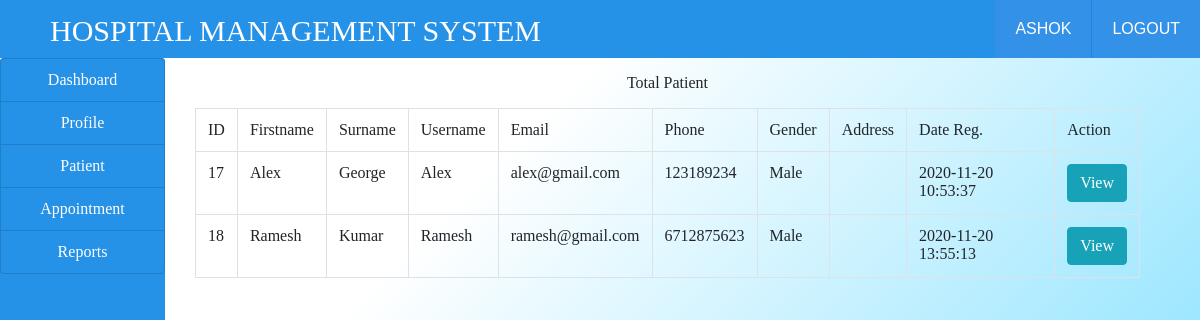
The page /patientdoc.php (signed in) on the database its author committed.
### tables this page shows
CREATE TABLE `patient` (
  `id` int(100) NOT NULL,
  `firstname` varchar(100) NOT NULL,
  `surname` varchar(100) NOT NULL,
  `username` varchar(100) NOT NULL,
  `email` varchar(100) NOT NULL,
  `phone` varchar(10) NOT NULL,
  `gender` varchar(100) NOT NULL,
  `country` varchar(100) NOT NULL,
  `password` varchar(100) NOT NULL,
  `date_reg` varchar(100) NOT NULL,
  `profile` varchar(100) NOT NULL
);

### patientdoc.php (the view, shortened to what this page needs)
<!DOCTYPE html>
<html>
<head>
</head>
<body>
 <?php
include("link.php");
include("ribbon.php");
include("connection.php");
 ?>
 <div class="container-fluid" style= "background: linear-gradient(to bottom right, #ffffff 25%, #33ccff 100%);">
 	<div class="col-md-12">
 		<div class="row">
 			<div class="col-md-2" style="margin-left: -30px">
 				<?php
 					include("sidenavdoc.php");
 				?>
 			</div>
 			<div class="col-md-10">
                  <h5 class="text-center my-3">Total Patient</h5>
 				<?php
 				$query = "SELECT * FROM patient";
 				$res=mysqli_query($conn,$query);
$output = "";
$output .="
      <table class='table table-bordered'>
      <tr>
      		<th>ID</th>
      		<th>Firstname</th>
      		<th>Surname</th>
      		<th>Username</th>
      		<th>Email</th>
      		<th>Phone</th>
      		<th>Gender</th>
      		<th>Address</th>
      		<th>Date Reg.</th>
      		<th>Action</th>
      </tr>
";
while($row=mysqli_fetch_array($res)) {
	$output .="
		<tr>
		  <td>".$row['id']."</td>
		  <td>".$row['firstname']."</td>
		  <td>".$row['surname']."</td>
		  <td>".$row['username']."</td>
		  <td>".$row['email']."</td>
		  <td>".$row['phone']."</td>
		  <td>".$row['gender']."</td>
		  <td>".$row['address']."</td>
		  <td>".$row['date_reg']."</td>
		  <td>
		   <a href='viewdoc.php?id=".$row['id']."'>
            <button class='btn btn-info'>View</button>
		   </a>
		  </td>
	";
}
$output .="
  </tr>
  </table>
";
echo $output;
 				?>
 			</div>
 		</div>
 	</div>
 </div>
</body>
</html>

### css/style.css (style rules this page uses)
html,body,div,span,applet,object,iframe,h1,h2,h3,h4,h5,h6,p,blockquote,pre,a,abbr,acronym,address,big,cite,code,del,dfn,em,img,ins,kbd,q,s,samp,small,strike,strong,sub,sup,tt,var,b,u,i,dl,dt,dd,ol,nav ul,nav li,fieldset,form,label,legend,table,caption,tbody,tfoot,thead,tr,th,td,article,aside,canvas,details,embed,figure,figcaption,footer,header,hgroup,menu,nav,output,ruby,section,summary,time,mark,audio,video { margin:0;padding:0;border:0;font-size:100%;font:inherit;vertical-align:baseline; }
table { border-collapse:collapse;border-spacing:0; }
a { text-decoration:none; }
body { background:#F8FBFB; }

### rows shown on the page
patient: id "17", firstname "Alex", surname "George", username "Alex", email "alex@gmail.com", phone "123189234", gender "Male", date_reg "2020-11-20 10:53:37"
patient: id "18", firstname "Ramesh", surname "Kumar", username "Ramesh", email "ramesh@gmail.com", phone "6712875623", gender "Male", date_reg "2020-11-20 13:55:13"

### other values the page prints
$user "ASHOK"
